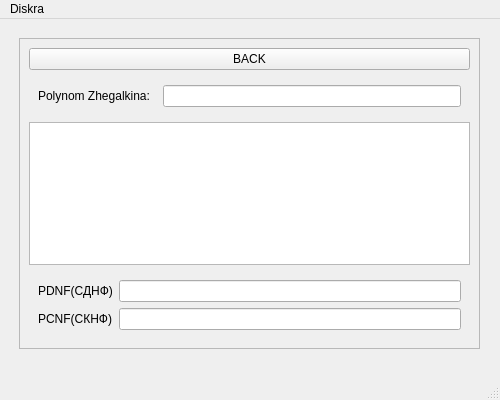
<?xml version="1.0" encoding="UTF-8"?>
<ui version="4.0">
 <class>MainWindow</class>
 <widget class="QMainWindow" name="MainWindow">
  <property name="geometry">
   <rect>
    <x>0</x>
    <y>0</y>
    <width>500</width>
    <height>400</height>
   </rect>
  </property>
  <property name="sizePolicy">
   <sizepolicy hsizetype="Minimum" vsizetype="Minimum">
    <horstretch>0</horstretch>
    <verstretch>0</verstretch>
   </sizepolicy>
  </property>
  <property name="minimumSize">
   <size>
    <width>500</width>
    <height>400</height>
   </size>
  </property>
  <property name="maximumSize">
   <size>
    <width>500</width>
    <height>400</height>
   </size>
  </property>
  <property name="windowTitle">
   <string>MainWindow</string>
  </property>
  <widget class="QWidget" name="centralwidget">
   <property name="sizePolicy">
    <sizepolicy hsizetype="Expanding" vsizetype="Preferred">
     <horstretch>0</horstretch>
     <verstretch>0</verstretch>
    </sizepolicy>
   </property>
   <widget class="QStackedWidget" name="stackedWidget">
    <property name="geometry">
     <rect>
      <x>10</x>
      <y>10</y>
      <width>481</width>
      <height>341</height>
     </rect>
    </property>
    <property name="sizePolicy">
     <sizepolicy hsizetype="Expanding" vsizetype="Minimum">
      <horstretch>0</horstretch>
      <verstretch>0</verstretch>
     </sizepolicy>
    </property>
    <property name="currentIndex">
     <number>1</number>
    </property>
    <widget class="QWidget" name="page">
     <property name="sizePolicy">
      <sizepolicy hsizetype="Expanding" vsizetype="Minimum">
       <horstretch>0</horstretch>
       <verstretch>0</verstretch>
      </sizepolicy>
     </property>
     <property name="maximumSize">
      <size>
       <width>16777215</width>
       <height>1677721</height>
      </size>
     </property>
     <layout class="QGridLayout" name="gridLayout">
      <item row="0" column="1">
       <spacer name="verticalSpacer">
        <property name="orientation">
         <enum>Qt::Orientation::Vertical</enum>
        </property>
        <property name="sizeType">
         <enum>QSizePolicy::Policy::Maximum</enum>
        </property>
        <property name="sizeHint" stdset="0">
         <size>
          <width>20</width>
          <height>20</height>
         </size>
        </property>
       </spacer>
      </item>
      <item row="1" column="2">
       <spacer name="horizontalSpacer_2">
        <property name="orientation">
         <enum>Qt::Orientation::Horizontal</enum>
        </property>
        <property name="sizeType">
         <enum>QSizePolicy::Policy::Maximum</enum>
        </property>
        <property name="sizeHint" stdset="0">
         <size>
          <width>40</width>
          <height>20</height>
         </size>
        </property>
       </spacer>
      </item>
      <item row="1" column="0">
       <spacer name="horizontalSpacer">
        <property name="orientation">
         <enum>Qt::Orientation::Horizontal</enum>
        </property>
        <property name="sizeType">
         <enum>QSizePolicy::Policy::Maximum</enum>
        </property>
        <property name="sizeHint" stdset="0">
         <size>
          <width>40</width>
          <height>20</height>
         </size>
        </property>
       </spacer>
      </item>
      <item row="1" column="1">
       <widget class="QSplitter" name="splitter">
        <property name="sizePolicy">
         <sizepolicy hsizetype="Preferred" vsizetype="Minimum">
          <horstretch>10</horstretch>
          <verstretch>1</verstretch>
         </sizepolicy>
        </property>
        <property name="maximumSize">
         <size>
          <width>16777215</width>
          <height>16777215</height>
         </size>
        </property>
        <property name="orientation">
         <enum>Qt::Orientation::Vertical</enum>
        </property>
        <property name="handleWidth">
         <number>30</number>
        </property>
        <widget class="QWidget" name="layoutWidget">
         <layout class="QHBoxLayout" name="horizontalLayout" stretch="1,10">
          <property name="spacing">
           <number>6</number>
          </property>
          <property name="sizeConstraint">
           <enum>QLayout::SizeConstraint::SetMaximumSize</enum>
          </property>
          <item>
           <widget class="QLabel" name="label">
            <property name="text">
             <string>Function: </string>
            </property>
           </widget>
          </item>
          <item>
           <widget class="QLineEdit" name="functionInput">
            <property name="sizePolicy">
             <sizepolicy hsizetype="Preferred" vsizetype="Fixed">
              <horstretch>0</horstretch>
              <verstretch>0</verstretch>
             </sizepolicy>
            </property>
           </widget>
          </item>
         </layout>
        </widget>
        <widget class="QWidget" name="layoutWidget">
         <layout class="QHBoxLayout" name="horizontalLayout_2">
          <property name="spacing">
           <number>0</number>
          </property>
          <property name="sizeConstraint">
           <enum>QLayout::SizeConstraint::SetMaximumSize</enum>
          </property>
          <item>
           <widget class="QCheckBox" name="checkBoxZhegalkin">
            <property name="text">
             <string>Zhegalkin polynomial</string>
            </property>
            <property name="checked">
             <bool>true</bool>
            </property>
            <property name="tristate">
             <bool>false</bool>
            </property>
           </widget>
          </item>
          <item>
           <widget class="QCheckBox" name="checkBoxTruthTable">
            <property name="text">
             <string>Truth table</string>
            </property>
            <property name="checked">
             <bool>true</bool>
            </property>
           </widget>
          </item>
          <item>
           <widget class="QCheckBox" name="checkBoxStatistics">
            <property name="text">
             <string>Info</string>
            </property>
            <property name="checked">
             <bool>true</bool>
            </property>
           </widget>
          </item>
         </layout>
        </widget>
        <widget class="QPushButton" name="submitInput">
         <property name="sizePolicy">
          <sizepolicy hsizetype="Minimum" vsizetype="Fixed">
           <horstretch>0</horstretch>
           <verstretch>0</verstretch>
          </sizepolicy>
         </property>
         <property name="maximumSize">
          <size>
           <width>16777215</width>
           <height>40</height>
          </size>
         </property>
         <property name="text">
          <string>Calculate!</string>
         </property>
        </widget>
       </widget>
      </item>
     </layout>
    </widget>
    <widget class="QWidget" name="page_2">
     <widget class="QScrollArea" name="scrollArea">
      <property name="geometry">
       <rect>
        <x>9</x>
        <y>9</y>
        <width>461</width>
        <height>311</height>
       </rect>
      </property>
      <property name="widgetResizable">
       <bool>true</bool>
      </property>
      <widget class="QWidget" name="scrollAreaWidgetContents">
       <property name="geometry">
        <rect>
         <x>0</x>
         <y>0</y>
         <width>459</width>
         <height>309</height>
        </rect>
       </property>
       <widget class="QWidget" name="verticalLayoutWidget">
        <property name="geometry">
         <rect>
          <x>9</x>
          <y>9</y>
          <width>441</width>
          <height>291</height>
         </rect>
        </property>
        <layout class="QVBoxLayout" name="verticalLayout">
         <item>
          <widget class="QPushButton" name="btnPage1">
           <property name="text">
            <string>BACK</string>
           </property>
          </widget>
         </item>
         <item>
          <widget class="QWidget" name="widgetZhegalkin" native="true">
           <layout class="QHBoxLayout" name="horizontalLayout_3">
            <item>
             <widget class="QLabel" name="label_2">
              <property name="text">
               <string>Polynom Zhegalkina:  </string>
              </property>
             </widget>
            </item>
            <item>
             <widget class="QLineEdit" name="editZhegalkin"/>
            </item>
           </layout>
          </widget>
         </item>
         <item>
          <widget class="QTableWidget" name="tableWidget">
           <property name="dragDropOverwriteMode">
            <bool>false</bool>
           </property>
          </widget>
         </item>
         <item>
          <widget class="QWidget" name="widgetSDKNF" native="true">
           <layout class="QVBoxLayout" name="verticalLayout_2">
            <item>
             <layout class="QHBoxLayout" name="horizontalLayout_5">
              <item>
               <widget class="QLabel" name="labelSdnf">
                <property name="text">
                 <string>PDNF(СДНФ)</string>
                </property>
               </widget>
              </item>
              <item>
               <widget class="QLineEdit" name="editSdnf"/>
              </item>
             </layout>
            </item>
            <item>
             <layout class="QHBoxLayout" name="horizontalLayout_6">
              <item>
               <widget class="QLabel" name="labelSknf">
                <property name="text">
                 <string>PCNF(СКНФ)</string>
                </property>
                <property name="textFormat">
                 <enum>Qt::TextFormat::PlainText</enum>
                </property>
               </widget>
              </item>
              <item>
               <widget class="QLineEdit" name="editSknf"/>
              </item>
             </layout>
            </item>
           </layout>
          </widget>
         </item>
        </layout>
       </widget>
      </widget>
     </widget>
    </widget>
   </widget>
  </widget>
  <widget class="QMenuBar" name="menubar">
   <property name="geometry">
    <rect>
     <x>0</x>
     <y>0</y>
     <width>500</width>
     <height>21</height>
    </rect>
   </property>
   <widget class="QMenu" name="menuDiskra">
    <property name="title">
     <string>Diskra</string>
    </property>
   </widget>
   <addaction name="menuDiskra"/>
  </widget>
  <widget class="QStatusBar" name="statusbar"/>
 </widget>
 <resources/>
 <connections/>
</ui>
